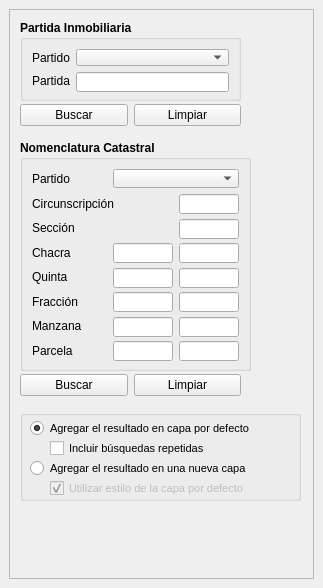
<?xml version="1.0" encoding="UTF-8"?>
<ui version="4.0">
 <class>CatastroV3DockWidgetBase</class>
 <widget class="QDockWidget" name="CatastroV3DockWidgetBase">
  <property name="geometry">
   <rect>
    <x>0</x>
    <y>0</y>
    <width>323</width>
    <height>588</height>
   </rect>
  </property>
  <property name="windowTitle">
   <string>CatastroV3</string>
  </property>
  <widget class="QWidget" name="dockWidgetContents">
   <layout class="QGridLayout" name="gridLayout">
    <item row="0" column="0">
     <widget class="QScrollArea" name="scrollArea">
      <property name="widgetResizable">
       <bool>true</bool>
      </property>
      <widget class="QWidget" name="scrollAreaWidgetContents">
       <property name="geometry">
        <rect>
         <x>0</x>
         <y>0</y>
         <width>303</width>
         <height>546</height>
        </rect>
       </property>
       <widget class="QGroupBox" name="groupBox">
        <property name="geometry">
         <rect>
          <x>10</x>
          <y>10</y>
          <width>221</width>
          <height>81</height>
         </rect>
        </property>
        <property name="minimumSize">
         <size>
          <width>0</width>
          <height>0</height>
         </size>
        </property>
        <property name="maximumSize">
         <size>
          <width>260</width>
          <height>250</height>
         </size>
        </property>
        <property name="font">
         <font>
          <weight>75</weight>
          <bold>true</bold>
         </font>
        </property>
        <property name="title">
         <string>Partida Inmobiliaria</string>
        </property>
        <layout class="QGridLayout" name="gridLayout_2">
         <item row="0" column="0">
          <widget class="QLabel" name="label">
           <property name="font">
            <font>
             <pointsize>9</pointsize>
             <weight>50</weight>
             <bold>false</bold>
            </font>
           </property>
           <property name="text">
            <string>Partido</string>
           </property>
           <property name="buddy">
            <cstring>pdo1</cstring>
           </property>
          </widget>
         </item>
         <item row="2" column="0">
          <widget class="QLabel" name="label_2">
           <property name="font">
            <font>
             <pointsize>9</pointsize>
             <weight>50</weight>
             <bold>false</bold>
            </font>
           </property>
           <property name="text">
            <string>Partida</string>
           </property>
           <property name="buddy">
            <cstring>pda</cstring>
           </property>
          </widget>
         </item>
         <item row="2" column="1">
          <widget class="QLineEdit" name="pda">
           <property name="minimumSize">
            <size>
             <width>60</width>
             <height>20</height>
            </size>
           </property>
           <property name="maximumSize">
            <size>
             <width>5000</width>
             <height>20</height>
            </size>
           </property>
           <property name="layoutDirection">
            <enum>Qt::LeftToRight</enum>
           </property>
           <property name="maxLength">
            <number>6</number>
           </property>
           <property name="alignment">
            <set>Qt::AlignRight|Qt::AlignTrailing|Qt::AlignVCenter</set>
           </property>
          </widget>
         </item>
         <item row="0" column="1">
          <widget class="QComboBox" name="pdo1">
           <property name="layoutDirection">
            <enum>Qt::LeftToRight</enum>
           </property>
          </widget>
         </item>
        </layout>
       </widget>
       <widget class="QWidget" name="horizontalLayoutWidget">
        <property name="geometry">
         <rect>
          <x>10</x>
          <y>90</y>
          <width>221</width>
          <height>31</height>
         </rect>
        </property>
        <layout class="QHBoxLayout" name="horizontalLayout">
         <item>
          <widget class="QPushButton" name="search1">
           <property name="text">
            <string>Buscar</string>
           </property>
          </widget>
         </item>
         <item>
          <widget class="QPushButton" name="clean1">
           <property name="toolTip">
            <string>Elimina las capas del mapa y limpia el formulario</string>
           </property>
           <property name="text">
            <string>Limpiar</string>
           </property>
          </widget>
         </item>
        </layout>
       </widget>
       <widget class="QGroupBox" name="groupBox_3">
        <property name="geometry">
         <rect>
          <x>10</x>
          <y>130</y>
          <width>231</width>
          <height>231</height>
         </rect>
        </property>
        <property name="font">
         <font>
          <weight>75</weight>
          <bold>true</bold>
         </font>
        </property>
        <property name="title">
         <string>Nomenclatura Catastral</string>
        </property>
        <layout class="QGridLayout" name="gridLayout_3">
         <item row="0" column="0">
          <widget class="QLabel" name="label_3">
           <property name="font">
            <font>
             <pointsize>9</pointsize>
             <weight>50</weight>
             <bold>false</bold>
            </font>
           </property>
           <property name="text">
            <string>Partido</string>
           </property>
          </widget>
         </item>
         <item row="2" column="0" colspan="2">
          <widget class="QLabel" name="label_4">
           <property name="font">
            <font>
             <pointsize>9</pointsize>
             <weight>50</weight>
             <bold>false</bold>
            </font>
           </property>
           <property name="text">
            <string>Circunscripción</string>
           </property>
          </widget>
         </item>
         <item row="2" column="2">
          <widget class="QLineEdit" name="cir">
           <property name="minimumSize">
            <size>
             <width>60</width>
             <height>20</height>
            </size>
           </property>
           <property name="maximumSize">
            <size>
             <width>60</width>
             <height>20</height>
            </size>
           </property>
           <property name="layoutDirection">
            <enum>Qt::LeftToRight</enum>
           </property>
           <property name="inputMethodHints">
            <set>Qt::ImhDigitsOnly</set>
           </property>
           <property name="inputMask">
            <string/>
           </property>
           <property name="maxLength">
            <number>2</number>
           </property>
           <property name="alignment">
            <set>Qt::AlignCenter</set>
           </property>
          </widget>
         </item>
         <item row="3" column="0">
          <widget class="QLabel" name="label_5">
           <property name="font">
            <font>
             <pointsize>9</pointsize>
             <weight>50</weight>
             <bold>false</bold>
            </font>
           </property>
           <property name="text">
            <string>Sección</string>
           </property>
          </widget>
         </item>
         <item row="3" column="2">
          <widget class="QLineEdit" name="sec">
           <property name="minimumSize">
            <size>
             <width>60</width>
             <height>20</height>
            </size>
           </property>
           <property name="maximumSize">
            <size>
             <width>60</width>
             <height>20</height>
            </size>
           </property>
           <property name="layoutDirection">
            <enum>Qt::LeftToRight</enum>
           </property>
           <property name="inputMethodHints">
            <set>Qt::ImhNoAutoUppercase|Qt::ImhPreferUppercase|Qt::ImhUppercaseOnly</set>
           </property>
           <property name="maxLength">
            <number>2</number>
           </property>
           <property name="alignment">
            <set>Qt::AlignCenter</set>
           </property>
          </widget>
         </item>
         <item row="4" column="0">
          <widget class="QLabel" name="label_6">
           <property name="font">
            <font>
             <pointsize>9</pointsize>
             <weight>50</weight>
             <bold>false</bold>
            </font>
           </property>
           <property name="text">
            <string>Chacra</string>
           </property>
          </widget>
         </item>
         <item row="4" column="1">
          <widget class="QLineEdit" name="chn">
           <property name="minimumSize">
            <size>
             <width>60</width>
             <height>20</height>
            </size>
           </property>
           <property name="maximumSize">
            <size>
             <width>60</width>
             <height>20</height>
            </size>
           </property>
           <property name="layoutDirection">
            <enum>Qt::LeftToRight</enum>
           </property>
           <property name="inputMethodHints">
            <set>Qt::ImhPreferNumbers</set>
           </property>
           <property name="maxLength">
            <number>4</number>
           </property>
           <property name="alignment">
            <set>Qt::AlignCenter</set>
           </property>
          </widget>
         </item>
         <item row="4" column="2">
          <widget class="QLineEdit" name="chl">
           <property name="minimumSize">
            <size>
             <width>60</width>
             <height>20</height>
            </size>
           </property>
           <property name="maximumSize">
            <size>
             <width>60</width>
             <height>20</height>
            </size>
           </property>
           <property name="layoutDirection">
            <enum>Qt::LeftToRight</enum>
           </property>
           <property name="inputMethodHints">
            <set>Qt::ImhDialableCharactersOnly|Qt::ImhNoAutoUppercase|Qt::ImhPreferUppercase</set>
           </property>
           <property name="maxLength">
            <number>3</number>
           </property>
           <property name="alignment">
            <set>Qt::AlignCenter</set>
           </property>
          </widget>
         </item>
         <item row="5" column="0">
          <widget class="QLabel" name="label_7">
           <property name="font">
            <font>
             <pointsize>9</pointsize>
             <weight>50</weight>
             <bold>false</bold>
            </font>
           </property>
           <property name="text">
            <string>Quinta</string>
           </property>
          </widget>
         </item>
         <item row="5" column="1">
          <widget class="QLineEdit" name="qtn">
           <property name="minimumSize">
            <size>
             <width>60</width>
             <height>20</height>
            </size>
           </property>
           <property name="maximumSize">
            <size>
             <width>60</width>
             <height>20</height>
            </size>
           </property>
           <property name="layoutDirection">
            <enum>Qt::LeftToRight</enum>
           </property>
           <property name="inputMethodHints">
            <set>Qt::ImhPreferNumbers</set>
           </property>
           <property name="maxLength">
            <number>4</number>
           </property>
           <property name="alignment">
            <set>Qt::AlignCenter</set>
           </property>
          </widget>
         </item>
         <item row="5" column="2">
          <widget class="QLineEdit" name="qtl">
           <property name="minimumSize">
            <size>
             <width>60</width>
             <height>20</height>
            </size>
           </property>
           <property name="maximumSize">
            <size>
             <width>60</width>
             <height>20</height>
            </size>
           </property>
           <property name="layoutDirection">
            <enum>Qt::LeftToRight</enum>
           </property>
           <property name="inputMethodHints">
            <set>Qt::ImhDialableCharactersOnly|Qt::ImhNoAutoUppercase|Qt::ImhPreferUppercase</set>
           </property>
           <property name="maxLength">
            <number>3</number>
           </property>
           <property name="alignment">
            <set>Qt::AlignCenter</set>
           </property>
          </widget>
         </item>
         <item row="6" column="0">
          <widget class="QLabel" name="label_8">
           <property name="font">
            <font>
             <pointsize>9</pointsize>
             <weight>50</weight>
             <bold>false</bold>
            </font>
           </property>
           <property name="text">
            <string>Fracción</string>
           </property>
          </widget>
         </item>
         <item row="6" column="1">
          <widget class="QLineEdit" name="frn">
           <property name="minimumSize">
            <size>
             <width>60</width>
             <height>20</height>
            </size>
           </property>
           <property name="maximumSize">
            <size>
             <width>60</width>
             <height>20</height>
            </size>
           </property>
           <property name="layoutDirection">
            <enum>Qt::LeftToRight</enum>
           </property>
           <property name="inputMethodHints">
            <set>Qt::ImhPreferNumbers</set>
           </property>
           <property name="maxLength">
            <number>4</number>
           </property>
           <property name="alignment">
            <set>Qt::AlignCenter</set>
           </property>
          </widget>
         </item>
         <item row="6" column="2">
          <widget class="QLineEdit" name="frl">
           <property name="minimumSize">
            <size>
             <width>60</width>
             <height>20</height>
            </size>
           </property>
           <property name="maximumSize">
            <size>
             <width>60</width>
             <height>20</height>
            </size>
           </property>
           <property name="layoutDirection">
            <enum>Qt::LeftToRight</enum>
           </property>
           <property name="inputMethodHints">
            <set>Qt::ImhDialableCharactersOnly|Qt::ImhNoAutoUppercase|Qt::ImhPreferUppercase</set>
           </property>
           <property name="maxLength">
            <number>3</number>
           </property>
           <property name="alignment">
            <set>Qt::AlignCenter</set>
           </property>
          </widget>
         </item>
         <item row="7" column="0">
          <widget class="QLabel" name="label_9">
           <property name="font">
            <font>
             <pointsize>9</pointsize>
             <weight>50</weight>
             <bold>false</bold>
            </font>
           </property>
           <property name="text">
            <string>Manzana</string>
           </property>
          </widget>
         </item>
         <item row="7" column="1">
          <widget class="QLineEdit" name="mzn">
           <property name="minimumSize">
            <size>
             <width>60</width>
             <height>20</height>
            </size>
           </property>
           <property name="maximumSize">
            <size>
             <width>60</width>
             <height>20</height>
            </size>
           </property>
           <property name="layoutDirection">
            <enum>Qt::LeftToRight</enum>
           </property>
           <property name="inputMethodHints">
            <set>Qt::ImhPreferNumbers</set>
           </property>
           <property name="maxLength">
            <number>4</number>
           </property>
           <property name="alignment">
            <set>Qt::AlignCenter</set>
           </property>
          </widget>
         </item>
         <item row="7" column="2">
          <widget class="QLineEdit" name="mzl">
           <property name="minimumSize">
            <size>
             <width>60</width>
             <height>20</height>
            </size>
           </property>
           <property name="maximumSize">
            <size>
             <width>60</width>
             <height>20</height>
            </size>
           </property>
           <property name="layoutDirection">
            <enum>Qt::LeftToRight</enum>
           </property>
           <property name="inputMethodHints">
            <set>Qt::ImhDialableCharactersOnly|Qt::ImhNoAutoUppercase|Qt::ImhPreferUppercase</set>
           </property>
           <property name="maxLength">
            <number>3</number>
           </property>
           <property name="alignment">
            <set>Qt::AlignCenter</set>
           </property>
          </widget>
         </item>
         <item row="8" column="0">
          <widget class="QLabel" name="label_10">
           <property name="font">
            <font>
             <pointsize>9</pointsize>
             <weight>50</weight>
             <bold>false</bold>
            </font>
           </property>
           <property name="text">
            <string>Parcela</string>
           </property>
          </widget>
         </item>
         <item row="8" column="1">
          <widget class="QLineEdit" name="pcn">
           <property name="minimumSize">
            <size>
             <width>60</width>
             <height>20</height>
            </size>
           </property>
           <property name="maximumSize">
            <size>
             <width>60</width>
             <height>20</height>
            </size>
           </property>
           <property name="layoutDirection">
            <enum>Qt::LeftToRight</enum>
           </property>
           <property name="inputMethodHints">
            <set>Qt::ImhPreferNumbers</set>
           </property>
           <property name="maxLength">
            <number>4</number>
           </property>
           <property name="alignment">
            <set>Qt::AlignCenter</set>
           </property>
          </widget>
         </item>
         <item row="8" column="2">
          <widget class="QLineEdit" name="pcl">
           <property name="minimumSize">
            <size>
             <width>60</width>
             <height>20</height>
            </size>
           </property>
           <property name="maximumSize">
            <size>
             <width>60</width>
             <height>20</height>
            </size>
           </property>
           <property name="layoutDirection">
            <enum>Qt::LeftToRight</enum>
           </property>
           <property name="inputMethodHints">
            <set>Qt::ImhNoAutoUppercase|Qt::ImhPreferUppercase</set>
           </property>
           <property name="maxLength">
            <number>3</number>
           </property>
           <property name="alignment">
            <set>Qt::AlignCenter</set>
           </property>
          </widget>
         </item>
         <item row="0" column="1" colspan="2">
          <widget class="QComboBox" name="pdo2">
           <property name="layoutDirection">
            <enum>Qt::LeftToRight</enum>
           </property>
          </widget>
         </item>
        </layout>
       </widget>
       <widget class="QWidget" name="horizontalLayoutWidget_2">
        <property name="geometry">
         <rect>
          <x>10</x>
          <y>360</y>
          <width>221</width>
          <height>31</height>
         </rect>
        </property>
        <layout class="QHBoxLayout" name="horizontalLayout_2">
         <item>
          <widget class="QPushButton" name="search2">
           <property name="text">
            <string>Buscar</string>
           </property>
          </widget>
         </item>
         <item>
          <widget class="QPushButton" name="clean2">
           <property name="toolTip">
            <string>Elimina las capas del mapa y limpia el formulario</string>
           </property>
           <property name="text">
            <string>Limpiar</string>
           </property>
          </widget>
         </item>
        </layout>
       </widget>
       <widget class="QGroupBox" name="groupBox_2">
        <property name="geometry">
         <rect>
          <x>10</x>
          <y>400</y>
          <width>281</width>
          <height>91</height>
         </rect>
        </property>
        <property name="sizePolicy">
         <sizepolicy hsizetype="Expanding" vsizetype="Expanding">
          <horstretch>0</horstretch>
          <verstretch>0</verstretch>
         </sizepolicy>
        </property>
        <property name="font">
         <font>
          <pointsize>8</pointsize>
         </font>
        </property>
        <property name="title">
         <string/>
        </property>
        <property name="flat">
         <bool>true</bool>
        </property>
        <widget class="QRadioButton" name="rbNew">
         <property name="geometry">
          <rect>
           <x>10</x>
           <y>50</y>
           <width>271</width>
           <height>17</height>
          </rect>
         </property>
         <property name="sizePolicy">
          <sizepolicy hsizetype="Expanding" vsizetype="Expanding">
           <horstretch>0</horstretch>
           <verstretch>0</verstretch>
          </sizepolicy>
         </property>
         <property name="text">
          <string>Agregar el resultado en una nueva capa</string>
         </property>
        </widget>
        <widget class="QRadioButton" name="rbDefault">
         <property name="geometry">
          <rect>
           <x>10</x>
           <y>10</y>
           <width>271</width>
           <height>16</height>
          </rect>
         </property>
         <property name="sizePolicy">
          <sizepolicy hsizetype="Expanding" vsizetype="Expanding">
           <horstretch>0</horstretch>
           <verstretch>0</verstretch>
          </sizepolicy>
         </property>
         <property name="text">
          <string>Agregar el resultado en capa por defecto</string>
         </property>
         <property name="checked">
          <bool>true</bool>
         </property>
        </widget>
        <widget class="QCheckBox" name="estilo_defecto">
         <property name="enabled">
          <bool>false</bool>
         </property>
         <property name="geometry">
          <rect>
           <x>30</x>
           <y>70</y>
           <width>251</width>
           <height>17</height>
          </rect>
         </property>
         <property name="sizePolicy">
          <sizepolicy hsizetype="Expanding" vsizetype="Expanding">
           <horstretch>0</horstretch>
           <verstretch>0</verstretch>
          </sizepolicy>
         </property>
         <property name="text">
          <string>Utilizar estilo de la capa por defecto</string>
         </property>
         <property name="checked">
          <bool>true</bool>
         </property>
        </widget>
        <widget class="QCheckBox" name="repeat_searchs">
         <property name="geometry">
          <rect>
           <x>30</x>
           <y>30</y>
           <width>251</width>
           <height>17</height>
          </rect>
         </property>
         <property name="sizePolicy">
          <sizepolicy hsizetype="Expanding" vsizetype="Expanding">
           <horstretch>0</horstretch>
           <verstretch>0</verstretch>
          </sizepolicy>
         </property>
         <property name="text">
          <string>Incluir búsquedas repetidas</string>
         </property>
        </widget>
       </widget>
      </widget>
     </widget>
    </item>
   </layout>
  </widget>
 </widget>
 <tabstops>
  <tabstop>scrollArea</tabstop>
  <tabstop>pdo1</tabstop>
  <tabstop>pda</tabstop>
  <tabstop>search1</tabstop>
  <tabstop>clean1</tabstop>
  <tabstop>pdo2</tabstop>
  <tabstop>cir</tabstop>
  <tabstop>sec</tabstop>
  <tabstop>chn</tabstop>
  <tabstop>chl</tabstop>
  <tabstop>qtn</tabstop>
  <tabstop>qtl</tabstop>
  <tabstop>frn</tabstop>
  <tabstop>frl</tabstop>
  <tabstop>mzn</tabstop>
  <tabstop>mzl</tabstop>
  <tabstop>pcn</tabstop>
  <tabstop>pcl</tabstop>
  <tabstop>search2</tabstop>
  <tabstop>clean2</tabstop>
  <tabstop>rbDefault</tabstop>
  <tabstop>repeat_searchs</tabstop>
  <tabstop>rbNew</tabstop>
  <tabstop>estilo_defecto</tabstop>
 </tabstops>
 <resources/>
 <connections/>
</ui>
